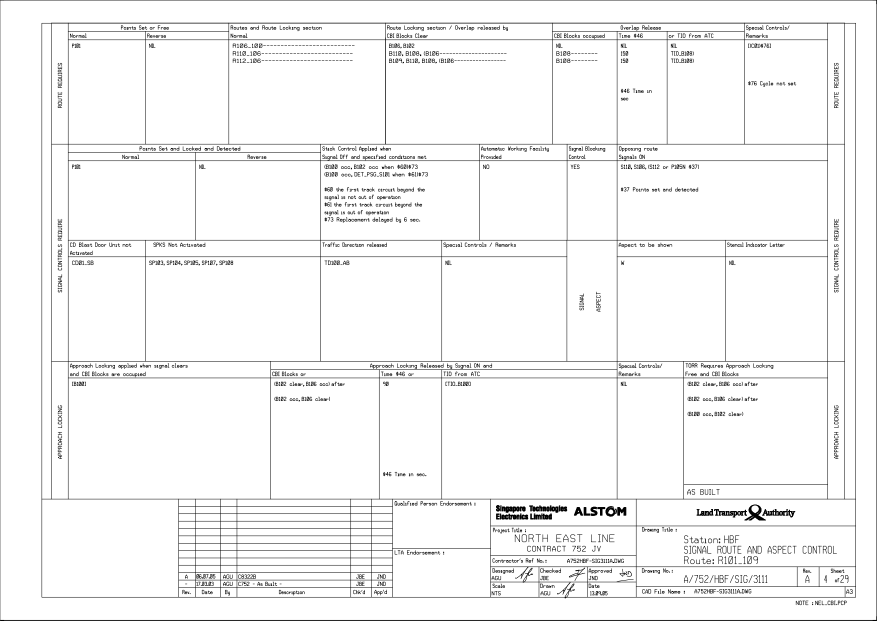
#> input picture page3.jpg, 1754 x 1241 px, found by its file name (shown at 1/2 size)
$ python ocr_recognition_my_git.py
#> lines starting #> are read from the running program, lines starting #| are printed output that depends on the picture; after the words box and inside, x2 and y2 are one past the last pixel; in counts of white or black regions, pixels touching at a corner belong together
#!/usr/bin/env python
# coding: utf-8

# In[2]:


#!sudo apt install tesseract-ocr
get_ipython().system('pip install pytesseract')


# In[3]:


get_ipython().system('pip install opencv-python')


# In[4]:


#Loading all required libraries
get_ipython().run_line_magic('pylab', 'inline')
import cv2
import numpy as np
import pandas as pd
import pytesseract
import matplotlib.pyplot as plt
import statistics


# In[ ]:


# In[ ]:


# In[ ]:


# In[5]:


image_path_in_colab="/home/shweta/Desktop/Untitled Folder/page3.jpg"


# In[ ]:


# In[ ]:


# In[6]:


#Setting matplot figure size
plt.rcParams['figure.figsize'] = [15, 8]


# In[ ]:


# In[9]:


img = cv2.imread(image_path_in_colab,0)
#> img is the input picture: shape (1241, 1754); min 0, max 255, mean 245.5


# In[10]:


img.shape


# In[11]:


# showing image
imgplot = plt.imshow(cv2.resize(img, None, fx=2, fy=2, interpolation=cv2.INTER_CUBIC),cmap='gray')
plt.show()


# In[12]:


# for adding border to an image
img1= cv2.copyMakeBorder(img,50,50,50,50,cv2.BORDER_CONSTANT,value=[255,255])


# In[13]:


img123 = img1.copy()


# In[14]:


# Thresholding the image
(thresh, th3) = cv2.threshold(img1, 11, 255,cv2.THRESH_BINARY|cv2.THRESH_OTSU)
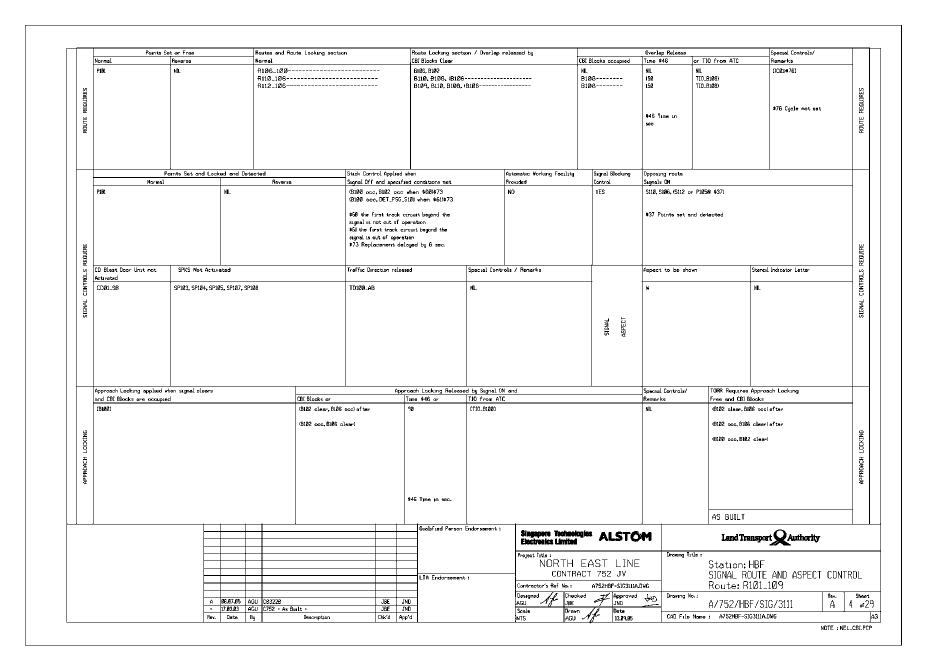
#> th3: shape (1341, 1854) (shown at 1/2 size); 96.1% white; black in thin lines or dots, all inside (x1, y1, x2, y2) = (50, 50, 1804, 1291)
#> thresh = 160


# In[15]:


imgplot = plt.imshow(cv2.resize(th3, None, fx=2, fy=2, interpolation=cv2.INTER_CUBIC),cmap='gray')
plt.show()


# In[16]:


# to flip image pixel values
th3 = 255-th3


# In[17]:


imgplot = plt.imshow(cv2.resize(th3, None, fx=2, fy=2, interpolation=cv2.INTER_CUBIC),cmap='gray')
plt.show()


# In[18]:


# initialize kernels for table boundaries detections
if(th3.shape[0]<1000):
    ver = np.array([[1],
               [1],
               [1],
               [1],
               [1],
               [1],
               [1]])
    hor = np.array([[1,1,1,1,1,1]])

else:
    ver = np.array([[1],
               [1],
               [1],
               [1],
               [1],
               [1],
               [1],
               [1],
               [1],
               [1],
               [1],
               [1],
               [1],
               [1],
               [1],
               [1],
               [1],
               [1],
               [1]])
    hor = np.array([[1,1,1,1,1,1,1,1,1,1,1,1,1,1,1]])


# In[19]:


# to detect vertical lines of table borders
img_temp1 = cv2.erode(th3, ver, iterations=3)
#> img_temp1: shape (1341, 1854); 0.66% white in thin lines or dots, all inside (x1, y1, x2, y2) = (50, 77, 1804, 1264)
verticle_lines_img = cv2.dilate(img_temp1, ver, iterations=3)


# In[20]:


imgplot = plt.imshow(cv2.resize(verticle_lines_img, None, fx=2, fy=2, interpolation=cv2.INTER_CUBIC),cmap='gray')
plt.show()


# In[21]:


# to detect horizontal lines of table borders
img_hor = cv2.erode(th3, hor, iterations=3)
#> img_hor: shape (1341, 1854); 1.3% white in thin lines or dots, all inside (x1, y1, x2, y2) = (71, 50, 1783, 1291)
hor_lines_img = cv2.dilate(img_hor, hor, iterations=4)
#> hor_lines_img: shape (1341, 1854); 1.4% white in thin lines or dots, all inside (x1, y1, x2, y2) = (43, 50, 1811, 1291)


# In[22]:


imgplot = plt.imshow(cv2.resize(hor_lines_img, None, fx=2, fy=2, interpolation=cv2.INTER_CUBIC),cmap='gray')
plt.show()


# In[23]:


# adding horizontal and vertical lines
hor_ver = cv2.add(hor_lines_img,verticle_lines_img)


# In[24]:


imgplot = plt.imshow(cv2.resize(hor_ver, None, fx=2, fy=2, interpolation=cv2.INTER_CUBIC),cmap='gray')
plt.show()


# In[25]:


hor_ver = 255-hor_ver


# In[26]:


imgplot = plt.imshow(cv2.resize(hor_ver, None, fx=2, fy=2, interpolation=cv2.INTER_CUBIC),cmap='gray')
plt.show()


# In[27]:


# subtracting table borders from image
temp = cv2.subtract(th3,hor_ver)
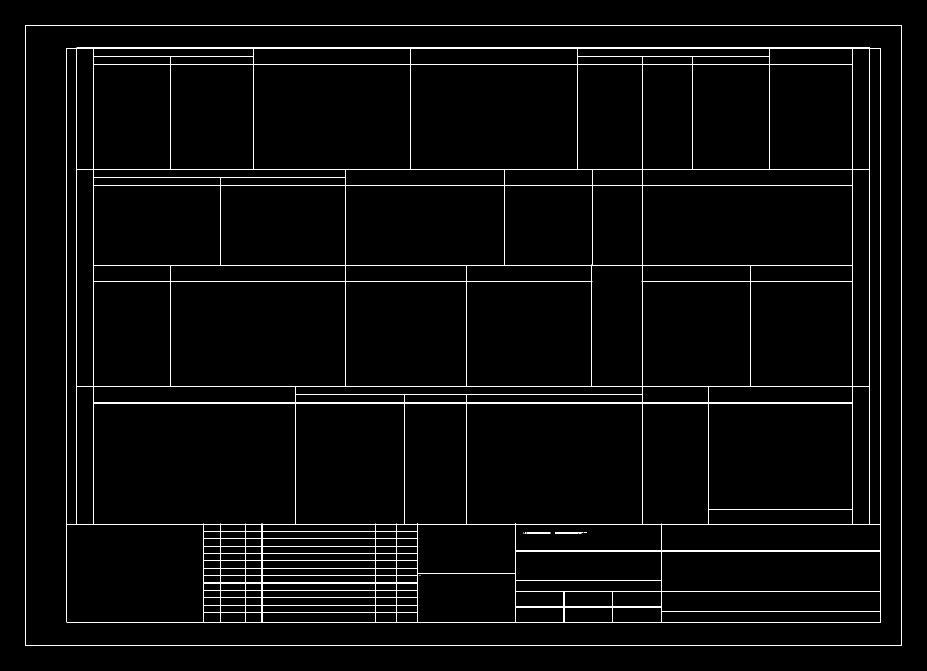
#> temp: shape (1341, 1854) (shown at 1/2 size); 2.2% white in thin lines or dots, all inside (x1, y1, x2, y2) = (50, 50, 1804, 1291)


# In[28]:


imgplot = plt.imshow(cv2.resize(temp, None, fx=2, fy=2, interpolation=cv2.INTER_CUBIC),cmap='gray')
plt.show()


# In[29]:


temp = 255-temp


# In[30]:


imgplot = plt.imshow(cv2.resize(temp, None, fx=2, fy=2, interpolation=cv2.INTER_CUBIC),cmap='gray')
plt.show()


# In[31]:


#Doing xor operation for erasing table boundaries
tt = cv2.bitwise_xor(img1,temp)


# In[32]:


imgplot = plt.imshow(cv2.resize(tt, None, fx=2, fy=2, interpolation=cv2.INTER_CUBIC),cmap='gray')
plt.show()


# In[33]:


iii = cv2.bitwise_not(tt)


# In[34]:


imgplot = plt.imshow(cv2.resize(iii, None, fx=2, fy=2, interpolation=cv2.INTER_CUBIC),cmap='gray')
plt.show()


# In[35]:


tt1=iii.copy()


# In[36]:


imgplot = plt.imshow(cv2.resize(tt1, None, fx=2, fy=2, interpolation=cv2.INTER_CUBIC),cmap='gray')
plt.show()


# In[37]:


#kernel initialization
ver1 = np.array([[1,1],
               [1,1],
               [1,1],
               [1,1],
               [1,1],
               [1,1],
               [1,1],
               [1,1],
               [1,1]])


# In[38]:


hor1 = np.array([[1,1,1,1,1,1,1,1,1,1],
               [1,1,1,1,1,1,1,1,1,1]])


# In[39]:


#morphological operation
temp1 = cv2.erode(tt1, ver1, iterations=1)
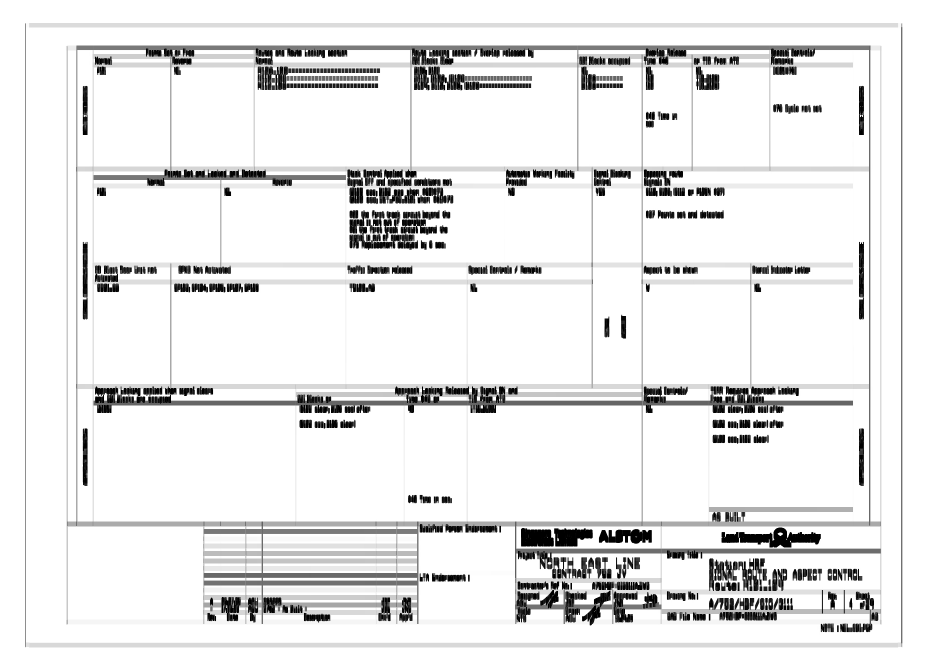
#> temp1: shape (1341, 1854) (shown at 1/2 size); min 0, max 255, mean 232.5
verticle_lines_img1 = cv2.dilate(temp1, ver1, iterations=1)


# In[40]:


imgplot = plt.imshow(cv2.resize(verticle_lines_img1, None, fx=2, fy=2, interpolation=cv2.INTER_CUBIC),cmap='gray')
plt.show()


# In[41]:


temp12 = cv2.erode(tt1, hor1, iterations=1)
hor_lines_img2 = cv2.dilate(temp12, hor1, iterations=1)


# In[42]:


imgplot = plt.imshow(cv2.resize(hor_lines_img2, None, fx=2, fy=2, interpolation=cv2.INTER_CUBIC),cmap='gray')
plt.show()


# In[43]:


# doing or operation for detecting only text part and removing rest all
hor_ver = cv2.add(hor_lines_img2,verticle_lines_img1)


# In[44]:


imgplot = plt.imshow(cv2.resize(hor_ver, None, fx=2, fy=2, interpolation=cv2.INTER_CUBIC),cmap='gray')
plt.show()


# In[45]:


dim1 = (hor_ver.shape[1],hor_ver.shape[0])
#> dim1 = (1854, 1341)


# In[46]:


dim = (hor_ver.shape[1]*2,hor_ver.shape[0]*2)
#> dim = (3708, 2682)


# In[47]:


# resizing image to its double size to increase the text size
resized = cv2.resize(hor_ver, dim, interpolation = cv2.INTER_AREA)


# In[48]:


#bitwise not operation for fliping the pixel values so as to apply morphological operation such as dilation and erode
want = cv2.bitwise_not(resized)


# In[49]:


imgplot = plt.imshow(cv2.resize(want, None, fx=2, fy=2, interpolation=cv2.INTER_CUBIC),cmap='gray')
plt.show()


# In[50]:


if(want.shape[0]<1000):
    kernel1 = np.array([[1,1,1]])
    kernel2 = np.array([[1,1],
                        [1,1]])
    kernel3 = np.array([[1,0,1],[0,1,0],
                       [1,0,1]])
else:
    kernel1 = np.array([[1,1,1,1,1,1]])
    kernel2 = np.array([[1,1,1,1,1],
                        [1,1,1,1,1],
                        [1,1,1,1,1],
                        [1,1,1,1,1]])


# In[51]:


tt1 = cv2.dilate(want,kernel1,iterations=14)
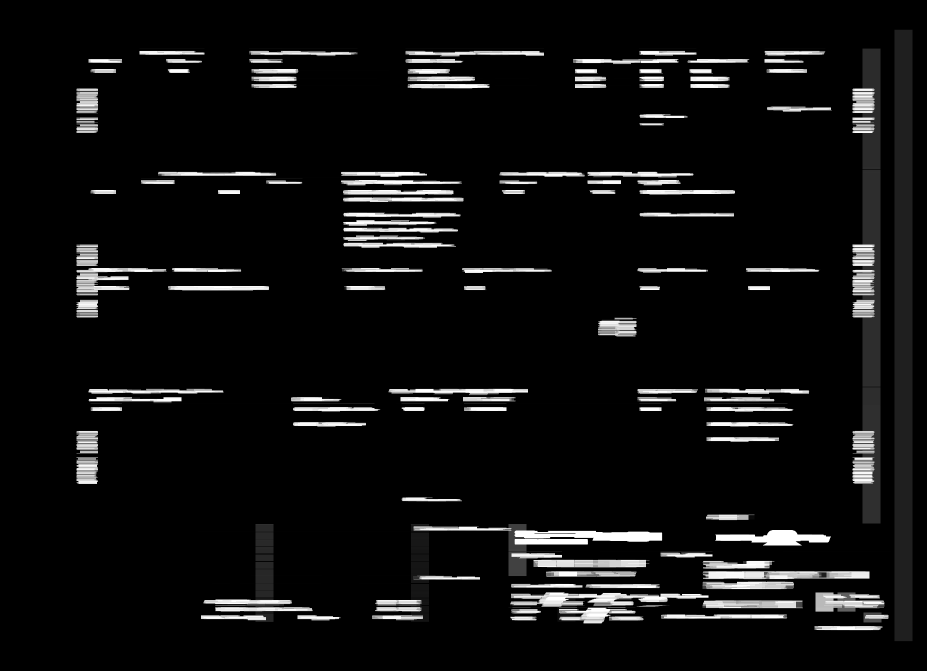
#> tt1: shape (2682, 3708) (shown at 1/4 size); min 0, max 255, mean 16


# In[52]:


imgplot = plt.imshow(cv2.resize(tt1, None, fx=2, fy=2, interpolation=cv2.INTER_CUBIC),cmap='gray')
plt.show()
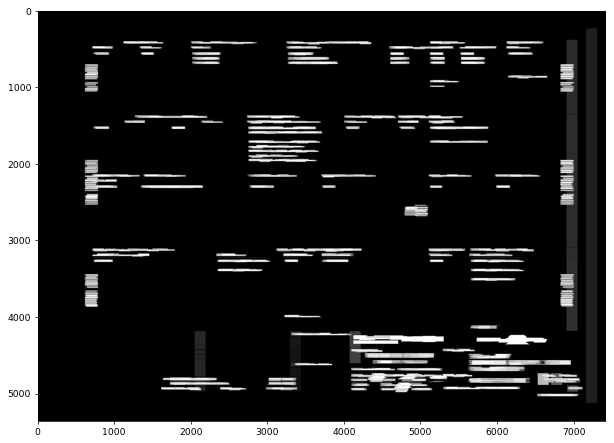
#> figure drawn by matplotlib, 1 panel


# In[53]:


# getting image back to its original size
resized1 = cv2.resize(tt1, dim1, interpolation = cv2.INTER_AREA)


# In[54]:


contours1, hierarchy1 = cv2.findContours(resized1, cv2.RETR_TREE, cv2.CHAIN_APPROX_SIMPLE)
#> contours1 = 146 contours, 16 with area under 20; largest, box (x1, y1, x2, y2) and area: (1789, 59, 1825, 1283) 42805, (1705, 96, 1762, 1047) 38997, (395, 1048, 1325, 1153) 13924, (1017, 1184, 1417, 1247) 11024, (402, 1109, 644, 1244) 8388


# In[55]:


#function to sort contours by its x-axis (top to bottom)
def sort_contours(cnts, method="left-to-right"):
	# initialize the reverse flag and sort index
#> called with method = 'top-to-bottom'
	reverse = False
	i = 0

	# handle if we need to sort in reverse
	if method == "right-to-left" or method == "bottom-to-top":
		reverse = True

	# handle if we are sorting against the y-coordinate rather than
	# the x-coordinate of the bounding box
	if method == "top-to-bottom" or method == "bottom-to-top":
		i = 1

	# construct the list of bounding boxes and sort them from top to
	# bottom
	boundingBoxes = [cv2.boundingRect(c) for c in cnts]
#> boundingBoxes = 146 items, first 6: (1629, 1252, 136, 9), (1020, 1233, 53, 8), (1218, 1232, 69, 9), (595, 1230, 86, 11), (1322, 1228, 253, 10), (1727, 1225, 50, 20)
	(cnts, boundingBoxes) = zip(*sorted(zip(cnts, boundingBoxes),
		key=lambda b:b[1][i], reverse=reverse))
#> cnts has the same summary as contours1 outside sort_contours; boundingBoxes = 146 items, first 6: (1789, 59, 36, 1224), (1705, 96, 57, 951), (1529, 96, 122, 1), (1278, 96, 115, 1), (811, 96, 277, 1), (498, 96, 217, 1)

	# return the list of sorted contours and bounding boxes
	return (cnts, boundingBoxes)


# In[56]:


#sorting contours by calling fuction
(cnts, boundingBoxes) = sort_contours(contours1, method="top-to-bottom")
#> cnts has the same summary as contours1


# In[57]:


#storing value of all bouding box height
heightlist=[]
for i in range(len(boundingBoxes)):
    heightlist.append(boundingBoxes[i][3])
#> this loop made 146 passes
#> after the loop, heightlist = 146 values, max 1224 at index 0, min 1 at index 2, mean 28.78


# In[58]:


#sorting height values
heightlist.sort()


# In[59]:


sportion = int(.5*len(heightlist))
#> sportion = 73


# In[60]:


eportion = int(0.05*len(heightlist))
#> eportion = 7


# In[61]:


#taking 50% to 95% values of heights and calculate their mean
#this will neglect small bounding box which are basically noise
try:
    medianheight = statistics.mean(heightlist[-sportion:-eportion])
#> medianheight = 16.35
except:
    medianheight = statistics.mean(heightlist[-sportion:-2])


# In[62]:


#keeping bounding box which are having height more then 70% of the mean height and deleting all those value where
# ratio of width to height is less then 0.9
box =[]
imag = iii.copy()
for i in range(len(cnts)):
    cnt = cnts[i]
    x,y,w,h = cv2.boundingRect(cnt)
    if(h>=.7*medianheight and w/h > 0.9):
        image = cv2.rectangle(imag,(x+4,y-2),(x+w-5,y+h),(0,255,0),1)
        box.append([x,y,w,h])
#> this loop made 146 passes
#> (x, y, w, h) on passes 2, 8, 9, 10, 11, 12, 13, 14, 15, 16, 17, 18: (1705, 96, 57, 951), (1529, 101, 122, 12), (1278, 101, 115, 11), (811, 101, 277, 12), (498, 101, 217, 12), (279, 101, 130, 9), (1375, 117, 124, 9), (1529, 118, 78, 8), (1146, 118, 212, 11), (811, 118, 116, 8), (498, 118, 68, 8), (331, 118, 73, 8)
#> (cnt, x, y, w, h) on passes 1, 3, 4, 5, 6, 7: ([[1789, 59], [1789, 1282], [1824, 1282], [1824, 59]], 1789, 59, 36, 1224), ([[1529, 96], [1650, 96]], 1529, 96, 122, 1), ([[1278, 96], [1392, 96]], 1278, 96, 115, 1), ([[811, 96], [1087, 96]], 811, 96, 277, 1), ([[498, 96], [714, 96]], 498, 96, 217, 1), ([[279, 96], [408, 96]], 279, 96, 130, 1)
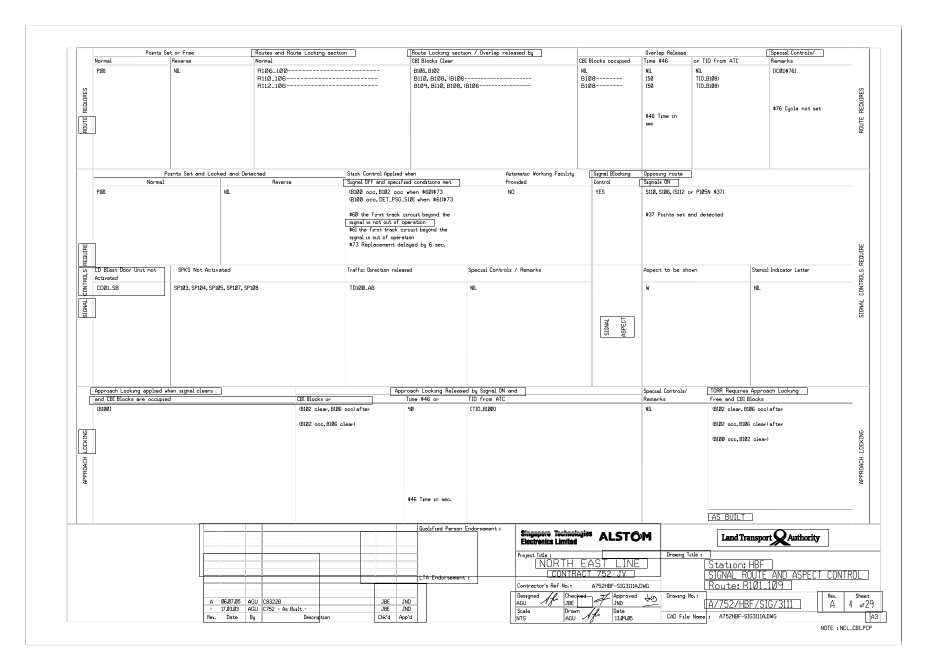
#> imag: shape (1341, 1854) (shown at 1/2 size); min 0, max 255, mean 247.7
#> after the loop, box = 34 items, first 6: [1529, 101, 122, 12], [811, 101, 277, 12], [498, 101, 217, 12], [153, 235, 43, 31], [1175, 343, 212, 12], [1275, 360, 87, 12]
    # to show image


# In[63]:


imgplot = plt.imshow(cv2.resize(image, None, fx=2, fy=2, interpolation=cv2.INTER_CUBIC),cmap='gray')
plt.show()
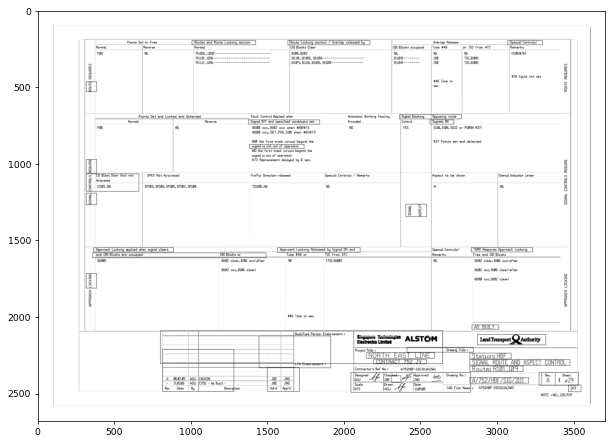
#> figure drawn by matplotlib, 1 panel


# In[64]:


cv2.imwrite('imagegen.jpg',image)


# In[65]:


#rearranging all the bounding boxes horizontal wise where every box fall on same horizontal line
main=[]
j=0
l=[]
for i in range(len(box)):
    if(i==0):
        l.append(box[i])
        last=box[i]
    else:
        if(box[i][1]<=last[1]+medianheight/2):
            l.append(box[i])
            last=box[i]
            if(i==len(box)-1):
                main.append(l)
        else:
#             print(l)
            main.append(l)
            l=[]
            last = box[i]
            l.append(box[i])
#> this loop made 34 passes
#> last on passes 1 to 12: [1529, 101, 122, 12], [811, 101, 277, 12], [498, 101, 217, 12], [153, 235, 43, 31], [1175, 343, 212, 12], [1275, 360, 87, 12], [682, 360, 242, 12], [686, 440, 187, 12], [153, 489, 43, 43], [153, 536, 181, 55], [153, 599, 43, 36], [1196, 635, 77, 39]
#> after the loop, main = 21 items


# In[66]:


#calculating maximum number of box in a particular row
maxsize=0
for i in range(len(main)):
    l=len(main[i])
    if(maxsize<=l):
        maxsize=l
#> this loop made 21 passes
#> (l, maxsize) on passes 1, 10: (3, 3), (3, 3)
#> l on passes 2 to 7: 1, 1, 2, 1, 1, 1
#> after the loop, maxsize = 3


# In[67]:


ylist=[]
for i in range(len(boundingBoxes)):
    ylist.append(boundingBoxes[i][0])
#> after the loop, ylist = 146 values, max 1789 at index 0, min 153 at index 40, mean 932.5


# In[68]:


ymax = max(ylist)
#> ymax = 1789
ymin = min(ylist)
#> ymin = 153


# In[69]:


ymaxwidth=0
for i in range(len(boundingBoxes)):
    if(boundingBoxes[i][0]==ymax):
        ymaxwidth=boundingBoxes[i][2]
#> this loop made 146 passes
#> ymaxwidth on pass 1: 36


# In[70]:


ymaxwidth=0
for i in range(len(boundingBoxes)):
    if(boundingBoxes[i][0]==ymax):
        ymaxwidth=boundingBoxes[i][2]


# In[71]:


TotWidth = ymax+ymaxwidth-ymin
#> TotWidth = 1672


# In[72]:


width = []
widthsum=0
for i in range(len(main)):
    for j in range(len(main[i])):
        widthsum = main[i][j][2]+widthsum

#     print(" Row ",i,"total width",widthsum)
    width.append(widthsum)
    widthsum=0
#> this loop made 21 passes
#> after the loop, width = [616, 43, 212, 329, 187, 43, 181, 43, 77, 758, 575, 43, 97, 930, 475, 467, 376, 518, 297, 538, 240]


# In[73]:


#removing all the lines which are not the part of the table
main1=[]
flag=0
for i in range(len(main)):
    if(i==0):
        if(width[i]>=(.8*TotWidth) and len(main[i])==1 or width[i]>=(.8*TotWidth) and width[i+1]>=(.8*TotWidth) or len(main[i])==1):
            flag = 1
    else:
        if(len(main[i])==1 and width[i-1]>=.8*TotWidth):
            flag=1

        elif(width[i]>=(.8*TotWidth) and len(main[i])==1):
             flag=1

        elif(len(main[i-1])==1 and len(main[i])==1 and (width[i]>=(.7*TotWidth) or width[i-1]>=(.8*TotWidth))):
            flag=1


    if(flag==1):
        pass
    else:
        main1.append(main[i])

    flag=0
#> after the loop, main1 = 21 items


# In[74]:


maxsize1=0
for i in range(len(main1)):
    l=len(main1[i])
    if(maxsize1<=l):
        maxsize1=l
#> this loop made 21 passes
#> after the loop, maxsize1 = 3


# In[75]:


#calculating the values of the mid points of the columns
midpoint=[]
for i in range(len(main1)):
    if(len(main1[i])==maxsize1):
#         print(main1[i])
        for j in range(maxsize1):
            midpoint.append(int(main1[i][j][0]+main1[i][j][2]/2))
        break
#> this loop made 1 pass
#> after the loop, midpoint = [1590, 949, 606]


# In[76]:


midpoint=np.array(midpoint)
midpoint.sort()


# In[77]:


final = [[]*maxsize1]*len(main1)
#> final = [[], [], [], [], [], [], [], [], [], [], [], [], [], [], [], [], [], [], [], [], []]


# In[78]:


#storing the boxes in their respective columns based upon their distances from mid points
finallist = []
for i in range(len(main1)):
    lis=[ [] for k in range(maxsize1)]
    for j in range(len(main1[i])):
#         diff=np.zeros[maxsize]
        diff = abs(midpoint-(main1[i][j][0]+main1[i][j][2]/4))
        minvalue = min(diff)
        ind = list(diff).index(minvalue)
#         print(minvalue)
        lis[ind].append(main1[i][j])
#     print('----------------------------------------------')
    finallist.append(lis)
#> after the loop, finallist = 21 items


# In[88]:


#extration of the text from the box using pytesseract and storing the values in their respective row and column
todump=[]
for i in range(len(finallist)):
    for j in range(len(finallist[i])):
        to_out=''
        if(len(finallist[i][j])==0):
            print('-')
            todump.append(' ')

        else:
            for k in range(len(finallist[i][j])):
                y,x,w,h = finallist[i][j][k][0],finallist[i][j][k][1],finallist[i][j][k][2],finallist[i][j][k][3]

                roi = iii[x:x+h, y+2:y+w]
                roi1= cv2.copyMakeBorder(roi,5,5,5,5,cv2.BORDER_CONSTANT,value=[255,255])
                img = cv2.resize(roi1, None, fx=2, fy=2, interpolation=cv2.INTER_CUBIC)
                kernel = np.ones((2, 1), np.uint8)
                img = cv2.dilate(img, kernel, iterations=1)
                img = cv2.erode(img, kernel, iterations=2)
                img = cv2.dilate(img, kernel, iterations=1)


#> (the run stopped early here; a loop or call above may not have finished)
